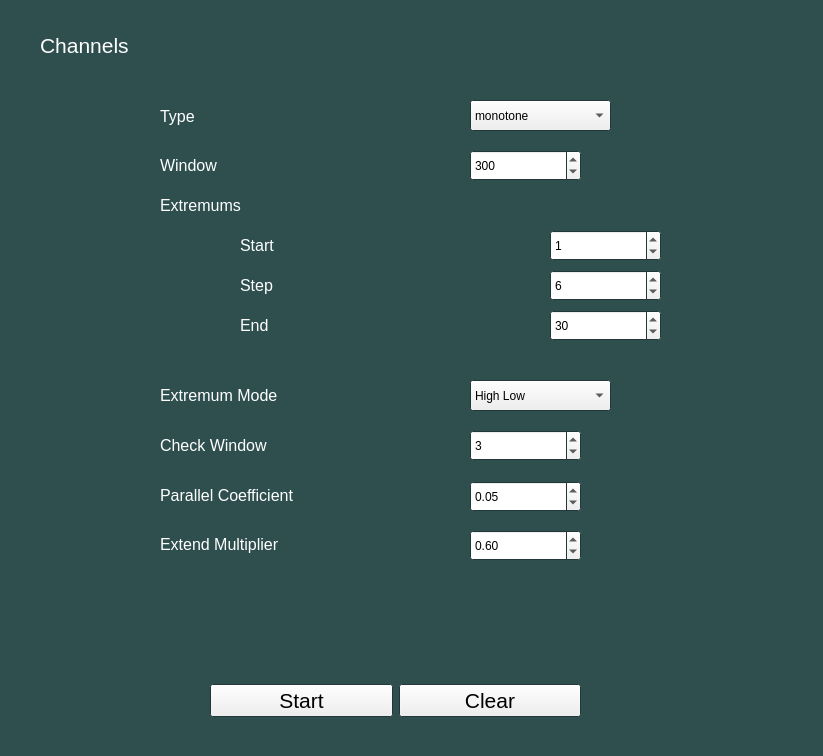
<?xml version="1.0" encoding="UTF-8"?>
<ui version="4.0">
 <class>meta_trader_window</class>
 <widget class="QMainWindow" name="meta_trader_window">
  <property name="geometry">
   <rect>
    <x>0</x>
    <y>0</y>
    <width>823</width>
    <height>756</height>
   </rect>
  </property>
  <property name="palette">
   <palette>
    <active>
     <colorrole role="Base">
      <brush brushstyle="SolidPattern">
       <color alpha="255">
        <red>255</red>
        <green>255</green>
        <blue>255</blue>
       </color>
      </brush>
     </colorrole>
     <colorrole role="Window">
      <brush brushstyle="SolidPattern">
       <color alpha="255">
        <red>47</red>
        <green>79</green>
        <blue>79</blue>
       </color>
      </brush>
     </colorrole>
    </active>
    <inactive>
     <colorrole role="Base">
      <brush brushstyle="SolidPattern">
       <color alpha="255">
        <red>255</red>
        <green>255</green>
        <blue>255</blue>
       </color>
      </brush>
     </colorrole>
     <colorrole role="Window">
      <brush brushstyle="SolidPattern">
       <color alpha="255">
        <red>47</red>
        <green>79</green>
        <blue>79</blue>
       </color>
      </brush>
     </colorrole>
    </inactive>
    <disabled>
     <colorrole role="Base">
      <brush brushstyle="SolidPattern">
       <color alpha="255">
        <red>47</red>
        <green>79</green>
        <blue>79</blue>
       </color>
      </brush>
     </colorrole>
     <colorrole role="Window">
      <brush brushstyle="SolidPattern">
       <color alpha="255">
        <red>47</red>
        <green>79</green>
        <blue>79</blue>
       </color>
      </brush>
     </colorrole>
    </disabled>
   </palette>
  </property>
  <property name="windowTitle">
   <string>MetaTraderConnectionApplication</string>
  </property>
  <property name="toolTipDuration">
   <number>2</number>
  </property>
  <widget class="QWidget" name="centralwidget">
   <widget class="QLabel" name="label_2">
    <property name="geometry">
     <rect>
      <x>40</x>
      <y>20</y>
      <width>261</width>
      <height>51</height>
     </rect>
    </property>
    <property name="palette">
     <palette>
      <active>
       <colorrole role="WindowText">
        <brush brushstyle="SolidPattern">
         <color alpha="255">
          <red>255</red>
          <green>255</green>
          <blue>255</blue>
         </color>
        </brush>
       </colorrole>
       <colorrole role="Text">
        <brush brushstyle="SolidPattern">
         <color alpha="255">
          <red>255</red>
          <green>255</green>
          <blue>255</blue>
         </color>
        </brush>
       </colorrole>
      </active>
      <inactive>
       <colorrole role="WindowText">
        <brush brushstyle="SolidPattern">
         <color alpha="255">
          <red>255</red>
          <green>255</green>
          <blue>255</blue>
         </color>
        </brush>
       </colorrole>
       <colorrole role="Text">
        <brush brushstyle="SolidPattern">
         <color alpha="255">
          <red>255</red>
          <green>255</green>
          <blue>255</blue>
         </color>
        </brush>
       </colorrole>
      </inactive>
      <disabled>
       <colorrole role="WindowText">
        <brush brushstyle="SolidPattern">
         <color alpha="255">
          <red>120</red>
          <green>120</green>
          <blue>120</blue>
         </color>
        </brush>
       </colorrole>
       <colorrole role="Text">
        <brush brushstyle="SolidPattern">
         <color alpha="255">
          <red>120</red>
          <green>120</green>
          <blue>120</blue>
         </color>
        </brush>
       </colorrole>
      </disabled>
     </palette>
    </property>
    <property name="font">
     <font>
      <pointsize>16</pointsize>
     </font>
    </property>
    <property name="text">
     <string>Channels</string>
    </property>
    <property name="textFormat">
     <enum>Qt::PlainText</enum>
    </property>
   </widget>
   <widget class="QSpinBox" name="window_spin">
    <property name="geometry">
     <rect>
      <x>470</x>
      <y>150</y>
      <width>111</width>
      <height>31</height>
     </rect>
    </property>
    <property name="toolTip">
     <string>&lt;html&gt;&lt;head/&gt;&lt;body&gt;&lt;p&gt;Number of candles in higher time frame&lt;/p&gt;&lt;p&gt;&lt;br/&gt;&lt;/p&gt;&lt;/body&gt;&lt;/html&gt;</string>
    </property>
    <property name="minimum">
     <number>10</number>
    </property>
    <property name="maximum">
     <number>1000</number>
    </property>
    <property name="value">
     <number>300</number>
    </property>
   </widget>
   <widget class="QLabel" name="label_5">
    <property name="geometry">
     <rect>
      <x>160</x>
      <y>140</y>
      <width>311</width>
      <height>51</height>
     </rect>
    </property>
    <property name="palette">
     <palette>
      <active>
       <colorrole role="WindowText">
        <brush brushstyle="SolidPattern">
         <color alpha="255">
          <red>255</red>
          <green>255</green>
          <blue>255</blue>
         </color>
        </brush>
       </colorrole>
       <colorrole role="Text">
        <brush brushstyle="SolidPattern">
         <color alpha="255">
          <red>255</red>
          <green>255</green>
          <blue>255</blue>
         </color>
        </brush>
       </colorrole>
      </active>
      <inactive>
       <colorrole role="WindowText">
        <brush brushstyle="SolidPattern">
         <color alpha="255">
          <red>255</red>
          <green>255</green>
          <blue>255</blue>
         </color>
        </brush>
       </colorrole>
       <colorrole role="Text">
        <brush brushstyle="SolidPattern">
         <color alpha="255">
          <red>255</red>
          <green>255</green>
          <blue>255</blue>
         </color>
        </brush>
       </colorrole>
      </inactive>
      <disabled>
       <colorrole role="WindowText">
        <brush brushstyle="SolidPattern">
         <color alpha="255">
          <red>120</red>
          <green>120</green>
          <blue>120</blue>
         </color>
        </brush>
       </colorrole>
       <colorrole role="Text">
        <brush brushstyle="SolidPattern">
         <color alpha="255">
          <red>120</red>
          <green>120</green>
          <blue>120</blue>
         </color>
        </brush>
       </colorrole>
      </disabled>
     </palette>
    </property>
    <property name="font">
     <font>
      <pointsize>12</pointsize>
     </font>
    </property>
    <property name="text">
     <string>Window</string>
    </property>
    <property name="textFormat">
     <enum>Qt::PlainText</enum>
    </property>
   </widget>
   <widget class="QLabel" name="label_7">
    <property name="geometry">
     <rect>
      <x>240</x>
      <y>220</y>
      <width>251</width>
      <height>51</height>
     </rect>
    </property>
    <property name="palette">
     <palette>
      <active>
       <colorrole role="WindowText">
        <brush brushstyle="SolidPattern">
         <color alpha="255">
          <red>255</red>
          <green>255</green>
          <blue>255</blue>
         </color>
        </brush>
       </colorrole>
       <colorrole role="Text">
        <brush brushstyle="SolidPattern">
         <color alpha="255">
          <red>255</red>
          <green>255</green>
          <blue>255</blue>
         </color>
        </brush>
       </colorrole>
      </active>
      <inactive>
       <colorrole role="WindowText">
        <brush brushstyle="SolidPattern">
         <color alpha="255">
          <red>255</red>
          <green>255</green>
          <blue>255</blue>
         </color>
        </brush>
       </colorrole>
       <colorrole role="Text">
        <brush brushstyle="SolidPattern">
         <color alpha="255">
          <red>255</red>
          <green>255</green>
          <blue>255</blue>
         </color>
        </brush>
       </colorrole>
      </inactive>
      <disabled>
       <colorrole role="WindowText">
        <brush brushstyle="SolidPattern">
         <color alpha="255">
          <red>120</red>
          <green>120</green>
          <blue>120</blue>
         </color>
        </brush>
       </colorrole>
       <colorrole role="Text">
        <brush brushstyle="SolidPattern">
         <color alpha="255">
          <red>120</red>
          <green>120</green>
          <blue>120</blue>
         </color>
        </brush>
       </colorrole>
      </disabled>
     </palette>
    </property>
    <property name="font">
     <font>
      <pointsize>12</pointsize>
     </font>
    </property>
    <property name="text">
     <string>Start</string>
    </property>
    <property name="textFormat">
     <enum>Qt::PlainText</enum>
    </property>
   </widget>
   <widget class="QSpinBox" name="ext_start_spin">
    <property name="geometry">
     <rect>
      <x>550</x>
      <y>230</y>
      <width>111</width>
      <height>31</height>
     </rect>
    </property>
    <property name="toolTip">
     <string>&lt;html&gt;&lt;head/&gt;&lt;body&gt;&lt;p&gt;Number of candles in higher time frame&lt;/p&gt;&lt;p&gt;&lt;br/&gt;&lt;/p&gt;&lt;/body&gt;&lt;/html&gt;</string>
    </property>
    <property name="minimum">
     <number>0</number>
    </property>
    <property name="maximum">
     <number>50</number>
    </property>
    <property name="value">
     <number>1</number>
    </property>
   </widget>
   <widget class="QLabel" name="message_lbl">
    <property name="geometry">
     <rect>
      <x>70</x>
      <y>610</y>
      <width>651</width>
      <height>51</height>
     </rect>
    </property>
    <property name="palette">
     <palette>
      <active>
       <colorrole role="WindowText">
        <brush brushstyle="SolidPattern">
         <color alpha="255">
          <red>255</red>
          <green>0</green>
          <blue>0</blue>
         </color>
        </brush>
       </colorrole>
       <colorrole role="Text">
        <brush brushstyle="SolidPattern">
         <color alpha="255">
          <red>255</red>
          <green>0</green>
          <blue>0</blue>
         </color>
        </brush>
       </colorrole>
       <colorrole role="ButtonText">
        <brush brushstyle="SolidPattern">
         <color alpha="255">
          <red>255</red>
          <green>0</green>
          <blue>0</blue>
         </color>
        </brush>
       </colorrole>
      </active>
      <inactive>
       <colorrole role="WindowText">
        <brush brushstyle="SolidPattern">
         <color alpha="255">
          <red>255</red>
          <green>0</green>
          <blue>0</blue>
         </color>
        </brush>
       </colorrole>
       <colorrole role="Text">
        <brush brushstyle="SolidPattern">
         <color alpha="255">
          <red>255</red>
          <green>0</green>
          <blue>0</blue>
         </color>
        </brush>
       </colorrole>
       <colorrole role="ButtonText">
        <brush brushstyle="SolidPattern">
         <color alpha="255">
          <red>255</red>
          <green>0</green>
          <blue>0</blue>
         </color>
        </brush>
       </colorrole>
      </inactive>
      <disabled>
       <colorrole role="WindowText">
        <brush brushstyle="SolidPattern">
         <color alpha="255">
          <red>255</red>
          <green>0</green>
          <blue>0</blue>
         </color>
        </brush>
       </colorrole>
       <colorrole role="Text">
        <brush brushstyle="SolidPattern">
         <color alpha="255">
          <red>255</red>
          <green>0</green>
          <blue>0</blue>
         </color>
        </brush>
       </colorrole>
       <colorrole role="ButtonText">
        <brush brushstyle="SolidPattern">
         <color alpha="255">
          <red>255</red>
          <green>0</green>
          <blue>0</blue>
         </color>
        </brush>
       </colorrole>
      </disabled>
     </palette>
    </property>
    <property name="font">
     <font>
      <family>MS Shell Dlg 2</family>
      <pointsize>18</pointsize>
      <weight>50</weight>
      <italic>false</italic>
      <bold>false</bold>
     </font>
    </property>
    <property name="autoFillBackground">
     <bool>false</bool>
    </property>
    <property name="styleSheet">
     <string notr="true">font: 18pt &quot;MS Shell Dlg 2&quot;;
color: rgb(255, 0, 0);</string>
    </property>
    <property name="text">
     <string/>
    </property>
    <property name="textFormat">
     <enum>Qt::PlainText</enum>
    </property>
    <property name="alignment">
     <set>Qt::AlignCenter</set>
    </property>
   </widget>
   <widget class="QWidget" name="layoutWidget">
    <property name="geometry">
     <rect>
      <x>210</x>
      <y>680</y>
      <width>371</width>
      <height>41</height>
     </rect>
    </property>
    <layout class="QHBoxLayout" name="horizontalLayout">
     <item>
      <widget class="QPushButton" name="start_stop_btn">
       <property name="font">
        <font>
         <pointsize>16</pointsize>
        </font>
       </property>
       <property name="text">
        <string>Start</string>
       </property>
      </widget>
     </item>
     <item>
      <widget class="QPushButton" name="clear_btn">
       <property name="font">
        <font>
         <pointsize>16</pointsize>
        </font>
       </property>
       <property name="text">
        <string>Clear</string>
       </property>
      </widget>
     </item>
    </layout>
   </widget>
   <widget class="QLabel" name="label_16">
    <property name="geometry">
     <rect>
      <x>240</x>
      <y>260</y>
      <width>251</width>
      <height>51</height>
     </rect>
    </property>
    <property name="palette">
     <palette>
      <active>
       <colorrole role="WindowText">
        <brush brushstyle="SolidPattern">
         <color alpha="255">
          <red>255</red>
          <green>255</green>
          <blue>255</blue>
         </color>
        </brush>
       </colorrole>
       <colorrole role="Text">
        <brush brushstyle="SolidPattern">
         <color alpha="255">
          <red>255</red>
          <green>255</green>
          <blue>255</blue>
         </color>
        </brush>
       </colorrole>
      </active>
      <inactive>
       <colorrole role="WindowText">
        <brush brushstyle="SolidPattern">
         <color alpha="255">
          <red>255</red>
          <green>255</green>
          <blue>255</blue>
         </color>
        </brush>
       </colorrole>
       <colorrole role="Text">
        <brush brushstyle="SolidPattern">
         <color alpha="255">
          <red>255</red>
          <green>255</green>
          <blue>255</blue>
         </color>
        </brush>
       </colorrole>
      </inactive>
      <disabled>
       <colorrole role="WindowText">
        <brush brushstyle="SolidPattern">
         <color alpha="255">
          <red>120</red>
          <green>120</green>
          <blue>120</blue>
         </color>
        </brush>
       </colorrole>
       <colorrole role="Text">
        <brush brushstyle="SolidPattern">
         <color alpha="255">
          <red>120</red>
          <green>120</green>
          <blue>120</blue>
         </color>
        </brush>
       </colorrole>
      </disabled>
     </palette>
    </property>
    <property name="font">
     <font>
      <pointsize>12</pointsize>
     </font>
    </property>
    <property name="text">
     <string>Step</string>
    </property>
    <property name="textFormat">
     <enum>Qt::PlainText</enum>
    </property>
   </widget>
   <widget class="QSpinBox" name="ext_step_spin">
    <property name="geometry">
     <rect>
      <x>550</x>
      <y>270</y>
      <width>111</width>
      <height>31</height>
     </rect>
    </property>
    <property name="toolTip">
     <string>&lt;html&gt;&lt;head/&gt;&lt;body&gt;&lt;p&gt;Number of candles in higher time frame&lt;/p&gt;&lt;p&gt;&lt;br/&gt;&lt;/p&gt;&lt;/body&gt;&lt;/html&gt;</string>
    </property>
    <property name="minimum">
     <number>1</number>
    </property>
    <property name="maximum">
     <number>20</number>
    </property>
    <property name="singleStep">
     <number>1</number>
    </property>
    <property name="value">
     <number>6</number>
    </property>
   </widget>
   <widget class="QSpinBox" name="ext_end_spin">
    <property name="geometry">
     <rect>
      <x>550</x>
      <y>310</y>
      <width>111</width>
      <height>31</height>
     </rect>
    </property>
    <property name="toolTip">
     <string>&lt;html&gt;&lt;head/&gt;&lt;body&gt;&lt;p&gt;Number of candles in higher time frame&lt;/p&gt;&lt;p&gt;&lt;br/&gt;&lt;/p&gt;&lt;/body&gt;&lt;/html&gt;</string>
    </property>
    <property name="minimum">
     <number>1</number>
    </property>
    <property name="maximum">
     <number>1000</number>
    </property>
    <property name="value">
     <number>30</number>
    </property>
   </widget>
   <widget class="QLabel" name="label_19">
    <property name="geometry">
     <rect>
      <x>240</x>
      <y>300</y>
      <width>251</width>
      <height>51</height>
     </rect>
    </property>
    <property name="palette">
     <palette>
      <active>
       <colorrole role="WindowText">
        <brush brushstyle="SolidPattern">
         <color alpha="255">
          <red>255</red>
          <green>255</green>
          <blue>255</blue>
         </color>
        </brush>
       </colorrole>
       <colorrole role="Text">
        <brush brushstyle="SolidPattern">
         <color alpha="255">
          <red>255</red>
          <green>255</green>
          <blue>255</blue>
         </color>
        </brush>
       </colorrole>
      </active>
      <inactive>
       <colorrole role="WindowText">
        <brush brushstyle="SolidPattern">
         <color alpha="255">
          <red>255</red>
          <green>255</green>
          <blue>255</blue>
         </color>
        </brush>
       </colorrole>
       <colorrole role="Text">
        <brush brushstyle="SolidPattern">
         <color alpha="255">
          <red>255</red>
          <green>255</green>
          <blue>255</blue>
         </color>
        </brush>
       </colorrole>
      </inactive>
      <disabled>
       <colorrole role="WindowText">
        <brush brushstyle="SolidPattern">
         <color alpha="255">
          <red>120</red>
          <green>120</green>
          <blue>120</blue>
         </color>
        </brush>
       </colorrole>
       <colorrole role="Text">
        <brush brushstyle="SolidPattern">
         <color alpha="255">
          <red>120</red>
          <green>120</green>
          <blue>120</blue>
         </color>
        </brush>
       </colorrole>
      </disabled>
     </palette>
    </property>
    <property name="font">
     <font>
      <pointsize>12</pointsize>
     </font>
    </property>
    <property name="text">
     <string>End</string>
    </property>
    <property name="textFormat">
     <enum>Qt::PlainText</enum>
    </property>
   </widget>
   <widget class="QLabel" name="label_22">
    <property name="geometry">
     <rect>
      <x>160</x>
      <y>370</y>
      <width>311</width>
      <height>51</height>
     </rect>
    </property>
    <property name="palette">
     <palette>
      <active>
       <colorrole role="WindowText">
        <brush brushstyle="SolidPattern">
         <color alpha="255">
          <red>255</red>
          <green>255</green>
          <blue>255</blue>
         </color>
        </brush>
       </colorrole>
       <colorrole role="Text">
        <brush brushstyle="SolidPattern">
         <color alpha="255">
          <red>255</red>
          <green>255</green>
          <blue>255</blue>
         </color>
        </brush>
       </colorrole>
      </active>
      <inactive>
       <colorrole role="WindowText">
        <brush brushstyle="SolidPattern">
         <color alpha="255">
          <red>255</red>
          <green>255</green>
          <blue>255</blue>
         </color>
        </brush>
       </colorrole>
       <colorrole role="Text">
        <brush brushstyle="SolidPattern">
         <color alpha="255">
          <red>255</red>
          <green>255</green>
          <blue>255</blue>
         </color>
        </brush>
       </colorrole>
      </inactive>
      <disabled>
       <colorrole role="WindowText">
        <brush brushstyle="SolidPattern">
         <color alpha="255">
          <red>120</red>
          <green>120</green>
          <blue>120</blue>
         </color>
        </brush>
       </colorrole>
       <colorrole role="Text">
        <brush brushstyle="SolidPattern">
         <color alpha="255">
          <red>120</red>
          <green>120</green>
          <blue>120</blue>
         </color>
        </brush>
       </colorrole>
      </disabled>
     </palette>
    </property>
    <property name="font">
     <font>
      <pointsize>12</pointsize>
     </font>
    </property>
    <property name="text">
     <string>Extremum Mode</string>
    </property>
    <property name="textFormat">
     <enum>Qt::PlainText</enum>
    </property>
   </widget>
   <widget class="QComboBox" name="ext_mode_cmb">
    <property name="geometry">
     <rect>
      <x>470</x>
      <y>380</y>
      <width>141</width>
      <height>31</height>
     </rect>
    </property>
    <property name="currentText">
     <string>High Low</string>
    </property>
    <item>
     <property name="text">
      <string>High Low</string>
     </property>
    </item>
    <item>
     <property name="text">
      <string>Open Close</string>
     </property>
    </item>
   </widget>
   <widget class="QLabel" name="label_23">
    <property name="geometry">
     <rect>
      <x>160</x>
      <y>470</y>
      <width>251</width>
      <height>51</height>
     </rect>
    </property>
    <property name="palette">
     <palette>
      <active>
       <colorrole role="WindowText">
        <brush brushstyle="SolidPattern">
         <color alpha="255">
          <red>255</red>
          <green>255</green>
          <blue>255</blue>
         </color>
        </brush>
       </colorrole>
       <colorrole role="Text">
        <brush brushstyle="SolidPattern">
         <color alpha="255">
          <red>255</red>
          <green>255</green>
          <blue>255</blue>
         </color>
        </brush>
       </colorrole>
      </active>
      <inactive>
       <colorrole role="WindowText">
        <brush brushstyle="SolidPattern">
         <color alpha="255">
          <red>255</red>
          <green>255</green>
          <blue>255</blue>
         </color>
        </brush>
       </colorrole>
       <colorrole role="Text">
        <brush brushstyle="SolidPattern">
         <color alpha="255">
          <red>255</red>
          <green>255</green>
          <blue>255</blue>
         </color>
        </brush>
       </colorrole>
      </inactive>
      <disabled>
       <colorrole role="WindowText">
        <brush brushstyle="SolidPattern">
         <color alpha="255">
          <red>120</red>
          <green>120</green>
          <blue>120</blue>
         </color>
        </brush>
       </colorrole>
       <colorrole role="Text">
        <brush brushstyle="SolidPattern">
         <color alpha="255">
          <red>120</red>
          <green>120</green>
          <blue>120</blue>
         </color>
        </brush>
       </colorrole>
      </disabled>
     </palette>
    </property>
    <property name="font">
     <font>
      <pointsize>12</pointsize>
     </font>
    </property>
    <property name="text">
     <string>Parallel Coefficient</string>
    </property>
    <property name="textFormat">
     <enum>Qt::PlainText</enum>
    </property>
   </widget>
   <widget class="QLabel" name="label_11">
    <property name="geometry">
     <rect>
      <x>160</x>
      <y>180</y>
      <width>251</width>
      <height>51</height>
     </rect>
    </property>
    <property name="palette">
     <palette>
      <active>
       <colorrole role="WindowText">
        <brush brushstyle="SolidPattern">
         <color alpha="255">
          <red>255</red>
          <green>255</green>
          <blue>255</blue>
         </color>
        </brush>
       </colorrole>
       <colorrole role="Text">
        <brush brushstyle="SolidPattern">
         <color alpha="255">
          <red>255</red>
          <green>255</green>
          <blue>255</blue>
         </color>
        </brush>
       </colorrole>
      </active>
      <inactive>
       <colorrole role="WindowText">
        <brush brushstyle="SolidPattern">
         <color alpha="255">
          <red>255</red>
          <green>255</green>
          <blue>255</blue>
         </color>
        </brush>
       </colorrole>
       <colorrole role="Text">
        <brush brushstyle="SolidPattern">
         <color alpha="255">
          <red>255</red>
          <green>255</green>
          <blue>255</blue>
         </color>
        </brush>
       </colorrole>
      </inactive>
      <disabled>
       <colorrole role="WindowText">
        <brush brushstyle="SolidPattern">
         <color alpha="255">
          <red>120</red>
          <green>120</green>
          <blue>120</blue>
         </color>
        </brush>
       </colorrole>
       <colorrole role="Text">
        <brush brushstyle="SolidPattern">
         <color alpha="255">
          <red>120</red>
          <green>120</green>
          <blue>120</blue>
         </color>
        </brush>
       </colorrole>
      </disabled>
     </palette>
    </property>
    <property name="font">
     <font>
      <pointsize>12</pointsize>
     </font>
    </property>
    <property name="text">
     <string>Extremums</string>
    </property>
    <property name="textFormat">
     <enum>Qt::PlainText</enum>
    </property>
   </widget>
   <widget class="QLabel" name="label_6">
    <property name="geometry">
     <rect>
      <x>160</x>
      <y>420</y>
      <width>311</width>
      <height>51</height>
     </rect>
    </property>
    <property name="palette">
     <palette>
      <active>
       <colorrole role="WindowText">
        <brush brushstyle="SolidPattern">
         <color alpha="255">
          <red>255</red>
          <green>255</green>
          <blue>255</blue>
         </color>
        </brush>
       </colorrole>
       <colorrole role="Text">
        <brush brushstyle="SolidPattern">
         <color alpha="255">
          <red>255</red>
          <green>255</green>
          <blue>255</blue>
         </color>
        </brush>
       </colorrole>
      </active>
      <inactive>
       <colorrole role="WindowText">
        <brush brushstyle="SolidPattern">
         <color alpha="255">
          <red>255</red>
          <green>255</green>
          <blue>255</blue>
         </color>
        </brush>
       </colorrole>
       <colorrole role="Text">
        <brush brushstyle="SolidPattern">
         <color alpha="255">
          <red>255</red>
          <green>255</green>
          <blue>255</blue>
         </color>
        </brush>
       </colorrole>
      </inactive>
      <disabled>
       <colorrole role="WindowText">
        <brush brushstyle="SolidPattern">
         <color alpha="255">
          <red>120</red>
          <green>120</green>
          <blue>120</blue>
         </color>
        </brush>
       </colorrole>
       <colorrole role="Text">
        <brush brushstyle="SolidPattern">
         <color alpha="255">
          <red>120</red>
          <green>120</green>
          <blue>120</blue>
         </color>
        </brush>
       </colorrole>
      </disabled>
     </palette>
    </property>
    <property name="font">
     <font>
      <pointsize>12</pointsize>
     </font>
    </property>
    <property name="text">
     <string>Check Window</string>
    </property>
    <property name="textFormat">
     <enum>Qt::PlainText</enum>
    </property>
   </widget>
   <widget class="QSpinBox" name="check_window_spin">
    <property name="geometry">
     <rect>
      <x>470</x>
      <y>430</y>
      <width>111</width>
      <height>31</height>
     </rect>
    </property>
    <property name="toolTip">
     <string>&lt;html&gt;&lt;head/&gt;&lt;body&gt;&lt;p&gt;Number of candles in higher time frame&lt;/p&gt;&lt;p&gt;&lt;br/&gt;&lt;/p&gt;&lt;/body&gt;&lt;/html&gt;</string>
    </property>
    <property name="minimum">
     <number>1</number>
    </property>
    <property name="maximum">
     <number>10</number>
    </property>
    <property name="value">
     <number>3</number>
    </property>
   </widget>
   <widget class="QDoubleSpinBox" name="alpha_dspin">
    <property name="geometry">
     <rect>
      <x>470</x>
      <y>481</y>
      <width>111</width>
      <height>31</height>
     </rect>
    </property>
    <property name="minimum">
     <double>0.000000000000000</double>
    </property>
    <property name="maximum">
     <double>10.000000000000000</double>
    </property>
    <property name="singleStep">
     <double>0.010000000000000</double>
    </property>
    <property name="value">
     <double>0.050000000000000</double>
    </property>
   </widget>
   <widget class="QLabel" name="label_24">
    <property name="geometry">
     <rect>
      <x>160</x>
      <y>91</y>
      <width>311</width>
      <height>51</height>
     </rect>
    </property>
    <property name="palette">
     <palette>
      <active>
       <colorrole role="WindowText">
        <brush brushstyle="SolidPattern">
         <color alpha="255">
          <red>255</red>
          <green>255</green>
          <blue>255</blue>
         </color>
        </brush>
       </colorrole>
       <colorrole role="Text">
        <brush brushstyle="SolidPattern">
         <color alpha="255">
          <red>255</red>
          <green>255</green>
          <blue>255</blue>
         </color>
        </brush>
       </colorrole>
      </active>
      <inactive>
       <colorrole role="WindowText">
        <brush brushstyle="SolidPattern">
         <color alpha="255">
          <red>255</red>
          <green>255</green>
          <blue>255</blue>
         </color>
        </brush>
       </colorrole>
       <colorrole role="Text">
        <brush brushstyle="SolidPattern">
         <color alpha="255">
          <red>255</red>
          <green>255</green>
          <blue>255</blue>
         </color>
        </brush>
       </colorrole>
      </inactive>
      <disabled>
       <colorrole role="WindowText">
        <brush brushstyle="SolidPattern">
         <color alpha="255">
          <red>120</red>
          <green>120</green>
          <blue>120</blue>
         </color>
        </brush>
       </colorrole>
       <colorrole role="Text">
        <brush brushstyle="SolidPattern">
         <color alpha="255">
          <red>120</red>
          <green>120</green>
          <blue>120</blue>
         </color>
        </brush>
       </colorrole>
      </disabled>
     </palette>
    </property>
    <property name="font">
     <font>
      <pointsize>12</pointsize>
     </font>
    </property>
    <property name="text">
     <string>Type</string>
    </property>
    <property name="textFormat">
     <enum>Qt::PlainText</enum>
    </property>
   </widget>
   <widget class="QComboBox" name="type_cmb">
    <property name="geometry">
     <rect>
      <x>470</x>
      <y>100</y>
      <width>141</width>
      <height>31</height>
     </rect>
    </property>
    <property name="currentText">
     <string>monotone</string>
    </property>
    <item>
     <property name="text">
      <string>monotone</string>
     </property>
    </item>
    <item>
     <property name="text">
      <string>betweenness</string>
     </property>
    </item>
   </widget>
   <widget class="QDoubleSpinBox" name="extend_multiplier_dspin">
    <property name="geometry">
     <rect>
      <x>470</x>
      <y>530</y>
      <width>111</width>
      <height>31</height>
     </rect>
    </property>
    <property name="minimum">
     <double>0.000000000000000</double>
    </property>
    <property name="maximum">
     <double>10.000000000000000</double>
    </property>
    <property name="singleStep">
     <double>0.010000000000000</double>
    </property>
    <property name="value">
     <double>0.600000000000000</double>
    </property>
   </widget>
   <widget class="QLabel" name="label_25">
    <property name="geometry">
     <rect>
      <x>160</x>
      <y>519</y>
      <width>251</width>
      <height>51</height>
     </rect>
    </property>
    <property name="palette">
     <palette>
      <active>
       <colorrole role="WindowText">
        <brush brushstyle="SolidPattern">
         <color alpha="255">
          <red>255</red>
          <green>255</green>
          <blue>255</blue>
         </color>
        </brush>
       </colorrole>
       <colorrole role="Text">
        <brush brushstyle="SolidPattern">
         <color alpha="255">
          <red>255</red>
          <green>255</green>
          <blue>255</blue>
         </color>
        </brush>
       </colorrole>
      </active>
      <inactive>
       <colorrole role="WindowText">
        <brush brushstyle="SolidPattern">
         <color alpha="255">
          <red>255</red>
          <green>255</green>
          <blue>255</blue>
         </color>
        </brush>
       </colorrole>
       <colorrole role="Text">
        <brush brushstyle="SolidPattern">
         <color alpha="255">
          <red>255</red>
          <green>255</green>
          <blue>255</blue>
         </color>
        </brush>
       </colorrole>
      </inactive>
      <disabled>
       <colorrole role="WindowText">
        <brush brushstyle="SolidPattern">
         <color alpha="255">
          <red>120</red>
          <green>120</green>
          <blue>120</blue>
         </color>
        </brush>
       </colorrole>
       <colorrole role="Text">
        <brush brushstyle="SolidPattern">
         <color alpha="255">
          <red>120</red>
          <green>120</green>
          <blue>120</blue>
         </color>
        </brush>
       </colorrole>
      </disabled>
     </palette>
    </property>
    <property name="font">
     <font>
      <pointsize>12</pointsize>
     </font>
    </property>
    <property name="text">
     <string>Extend Multiplier</string>
    </property>
    <property name="textFormat">
     <enum>Qt::PlainText</enum>
    </property>
   </widget>
  </widget>
 </widget>
 <resources/>
 <connections/>
</ui>
